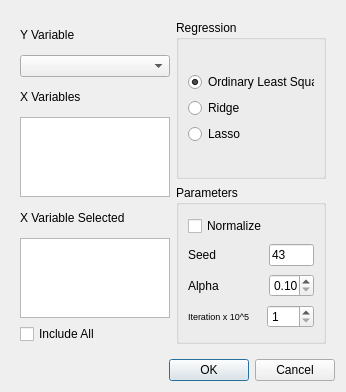
<?xml version="1.0" encoding="UTF-8"?>
<ui version="4.0">
 <class>Dialog</class>
 <widget class="QDialog" name="Dialog">
  <property name="geometry">
   <rect>
    <x>0</x>
    <y>0</y>
    <width>346</width>
    <height>392</height>
   </rect>
  </property>
  <property name="windowTitle">
   <string>Regression Model</string>
  </property>
  <layout class="QVBoxLayout" name="verticalLayout_4">
   <item>
    <widget class="QWidget" name="centralwidget" native="true">
     <layout class="QHBoxLayout" name="horizontalLayout_5">
      <item>
       <layout class="QVBoxLayout" name="verticalLayout_3">
        <item>
         <widget class="QLabel" name="label">
          <property name="text">
           <string>Y Variable</string>
          </property>
         </widget>
        </item>
        <item>
         <widget class="QComboBox" name="YcomboBox">
          <property name="minimumSize">
           <size>
            <width>150</width>
            <height>0</height>
           </size>
          </property>
          <property name="maximumSize">
           <size>
            <width>150</width>
            <height>16777215</height>
           </size>
          </property>
         </widget>
        </item>
        <item>
         <widget class="QLabel" name="label_4">
          <property name="text">
           <string>X Variables</string>
          </property>
         </widget>
        </item>
        <item>
         <widget class="QListWidget" name="variablelistWidget">
          <property name="sizePolicy">
           <sizepolicy hsizetype="Fixed" vsizetype="Fixed">
            <horstretch>0</horstretch>
            <verstretch>0</verstretch>
           </sizepolicy>
          </property>
          <property name="minimumSize">
           <size>
            <width>150</width>
            <height>80</height>
           </size>
          </property>
          <property name="maximumSize">
           <size>
            <width>150</width>
            <height>80</height>
           </size>
          </property>
         </widget>
        </item>
        <item>
         <widget class="QLabel" name="Ylabel">
          <property name="text">
           <string>X Variable Selected</string>
          </property>
         </widget>
        </item>
        <item>
         <widget class="QListWidget" name="selectedlistWidget">
          <property name="sizePolicy">
           <sizepolicy hsizetype="Fixed" vsizetype="Fixed">
            <horstretch>0</horstretch>
            <verstretch>0</verstretch>
           </sizepolicy>
          </property>
          <property name="minimumSize">
           <size>
            <width>150</width>
            <height>80</height>
           </size>
          </property>
          <property name="maximumSize">
           <size>
            <width>150</width>
            <height>80</height>
           </size>
          </property>
         </widget>
        </item>
        <item>
         <layout class="QVBoxLayout" name="verticalLayout_7">
          <item>
           <widget class="QCheckBox" name="includeallcheckBox">
            <property name="text">
             <string>Include All</string>
            </property>
           </widget>
          </item>
         </layout>
        </item>
       </layout>
      </item>
      <item>
       <layout class="QVBoxLayout" name="verticalLayout_5">
        <item>
         <widget class="QGroupBox" name="PgroupBox">
          <property name="sizePolicy">
           <sizepolicy hsizetype="Fixed" vsizetype="Preferred">
            <horstretch>0</horstretch>
            <verstretch>0</verstretch>
           </sizepolicy>
          </property>
          <property name="minimumSize">
           <size>
            <width>150</width>
            <height>0</height>
           </size>
          </property>
          <property name="maximumSize">
           <size>
            <width>150</width>
            <height>16777215</height>
           </size>
          </property>
          <property name="title">
           <string>Regression</string>
          </property>
          <layout class="QVBoxLayout" name="verticalLayout_2">
           <item>
            <layout class="QVBoxLayout" name="verticalLayout_6">
             <item>
              <widget class="QRadioButton" name="lsqradioButton">
               <property name="text">
                <string>Ordinary Least Square</string>
               </property>
               <property name="checked">
                <bool>true</bool>
               </property>
              </widget>
             </item>
             <item>
              <widget class="QRadioButton" name="ridgeradioButton">
               <property name="text">
                <string>Ridge</string>
               </property>
              </widget>
             </item>
             <item>
              <widget class="QRadioButton" name="lassoradioButton">
               <property name="text">
                <string>Lasso</string>
               </property>
              </widget>
             </item>
            </layout>
           </item>
          </layout>
         </widget>
        </item>
        <item>
         <widget class="QGroupBox" name="groupBox">
          <property name="sizePolicy">
           <sizepolicy hsizetype="Fixed" vsizetype="Preferred">
            <horstretch>0</horstretch>
            <verstretch>0</verstretch>
           </sizepolicy>
          </property>
          <property name="minimumSize">
           <size>
            <width>150</width>
            <height>0</height>
           </size>
          </property>
          <property name="maximumSize">
           <size>
            <width>150</width>
            <height>16777215</height>
           </size>
          </property>
          <property name="title">
           <string>Parameters</string>
          </property>
          <layout class="QVBoxLayout" name="verticalLayout">
           <item>
            <layout class="QHBoxLayout" name="horizontalLayout">
             <item>
              <widget class="QCheckBox" name="normalizecheckBox">
               <property name="text">
                <string>Normalize</string>
               </property>
              </widget>
             </item>
            </layout>
           </item>
           <item>
            <layout class="QHBoxLayout" name="horizontalLayout_3">
             <item>
              <widget class="QLabel" name="label_3">
               <property name="text">
                <string>Seed</string>
               </property>
              </widget>
             </item>
             <item>
              <widget class="QLineEdit" name="seedlineEdit">
               <property name="minimumSize">
                <size>
                 <width>45</width>
                 <height>0</height>
                </size>
               </property>
               <property name="maximumSize">
                <size>
                 <width>45</width>
                 <height>16777215</height>
                </size>
               </property>
               <property name="text">
                <string>43</string>
               </property>
              </widget>
             </item>
            </layout>
           </item>
           <item>
            <layout class="QHBoxLayout" name="horizontalLayout_4">
             <item>
              <widget class="QLabel" name="label_5">
               <property name="text">
                <string>Alpha</string>
               </property>
              </widget>
             </item>
             <item>
              <widget class="QDoubleSpinBox" name="alphadoubleSpinBox">
               <property name="minimumSize">
                <size>
                 <width>45</width>
                 <height>0</height>
                </size>
               </property>
               <property name="maximumSize">
                <size>
                 <width>45</width>
                 <height>16777215</height>
                </size>
               </property>
               <property name="minimum">
                <double>0.100000000000000</double>
               </property>
               <property name="singleStep">
                <double>0.100000000000000</double>
               </property>
              </widget>
             </item>
            </layout>
           </item>
           <item>
            <layout class="QHBoxLayout" name="horizontalLayout_7">
             <item>
              <widget class="QLabel" name="label_6">
               <property name="font">
                <font>
                 <pointsize>7</pointsize>
                </font>
               </property>
               <property name="text">
                <string>Iteration x 10^5</string>
               </property>
              </widget>
             </item>
             <item>
              <widget class="QSpinBox" name="iterspinBox">
               <property name="minimumSize">
                <size>
                 <width>47</width>
                 <height>0</height>
                </size>
               </property>
               <property name="maximumSize">
                <size>
                 <width>47</width>
                 <height>16777215</height>
                </size>
               </property>
               <property name="minimum">
                <number>1</number>
               </property>
               <property name="maximum">
                <number>100</number>
               </property>
              </widget>
             </item>
            </layout>
           </item>
          </layout>
         </widget>
        </item>
       </layout>
      </item>
     </layout>
    </widget>
   </item>
   <item>
    <widget class="QDialogButtonBox" name="buttonBox">
     <property name="orientation">
      <enum>Qt::Horizontal</enum>
     </property>
     <property name="standardButtons">
      <set>QDialogButtonBox::Cancel|QDialogButtonBox::Ok</set>
     </property>
    </widget>
   </item>
  </layout>
 </widget>
 <resources/>
 <connections>
  <connection>
   <sender>buttonBox</sender>
   <signal>accepted()</signal>
   <receiver>Dialog</receiver>
   <slot>accept()</slot>
   <hints>
    <hint type="sourcelabel">
     <x>248</x>
     <y>254</y>
    </hint>
    <hint type="destinationlabel">
     <x>157</x>
     <y>274</y>
    </hint>
   </hints>
  </connection>
  <connection>
   <sender>buttonBox</sender>
   <signal>rejected()</signal>
   <receiver>Dialog</receiver>
   <slot>reject()</slot>
   <hints>
    <hint type="sourcelabel">
     <x>316</x>
     <y>260</y>
    </hint>
    <hint type="destinationlabel">
     <x>286</x>
     <y>274</y>
    </hint>
   </hints>
  </connection>
 </connections>
</ui>
